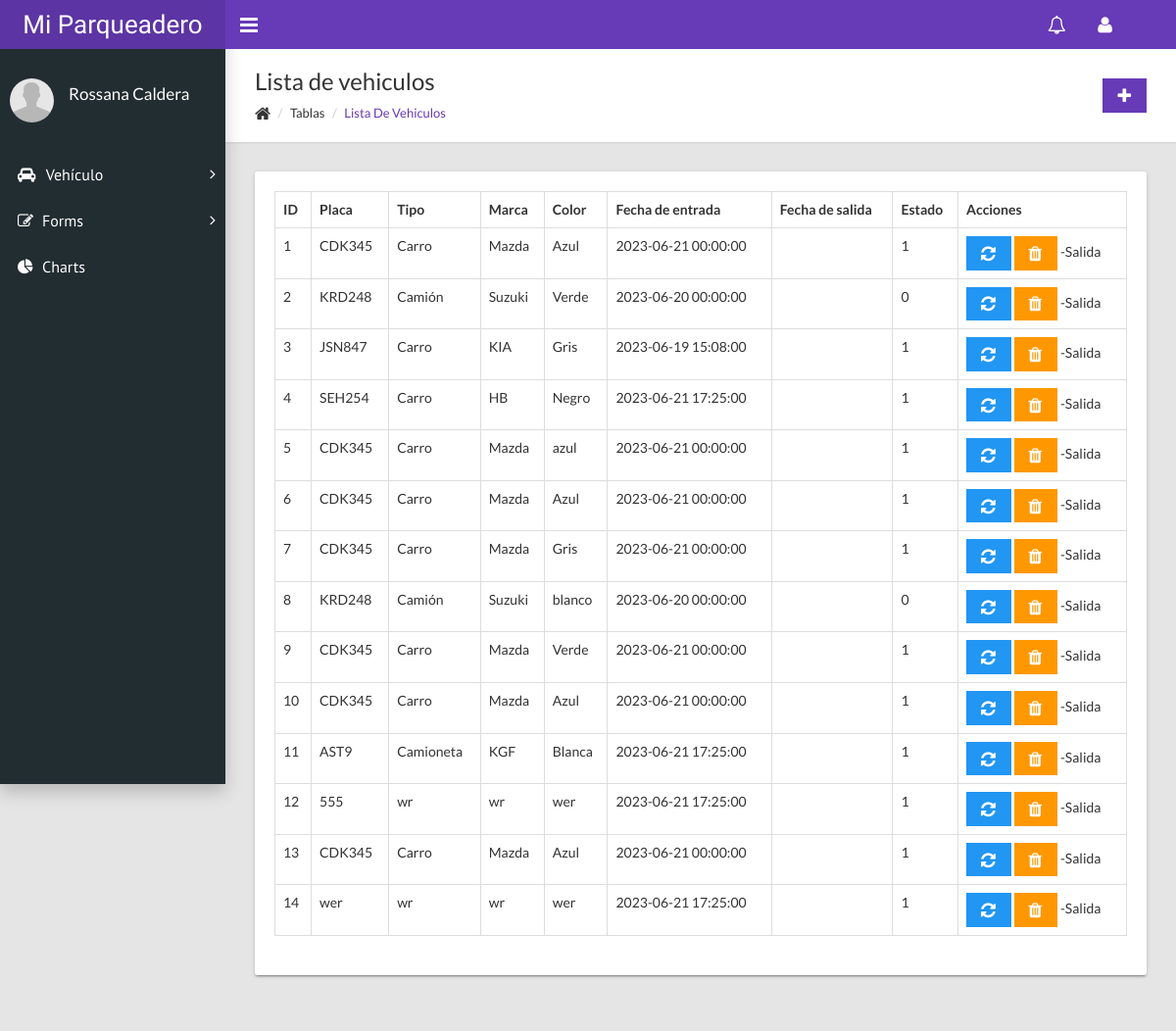
The page /?c=vehiculo (signed in) on the database its author committed.
### tables this page shows
CREATE TABLE `vehiculos` (
  `ve_id` int(11) NOT NULL,
  `ve_placa` varchar(10) NOT NULL,
  `ve_tipo` varchar(20) NOT NULL,
  `ve_marca` varchar(50) NOT NULL,
  `ve_entrada` datetime NOT NULL,
  `ve_salida` datetime DEFAULT NULL,
  `ve_color` varchar(50) NOT NULL,
  `ve_estado` int(2) NOT NULL
);

### controladores/vehiculo.controlador.php (called while the page is built, shortened)
<?php
require_once "modelos/vehiculo.php";
Class VehiculoControlador{
    public function __construct(){
        $this->modelo = new Vehiculo;
    }
    public function Inicio(){
        require_once "vistas/encabezado.php";
        require_once "vistas/pie.php";
        require_once "vistas/vehiculos/index.php";
    }
}

### modelos/basededatos.php (called while the page is built, shortened)
<?php
class BasedeDatos{
    public static function Conectar(){
        try{
            $conexion = new PDO("mysql:host=".self::servidor.";dbname=".
            self::nombrebd.";charset=utf8", self::usuariobd, self::clave);
            $conexion->setAttribute(PDO::ATTR_ERRMODE,PDO::ERRMODE_EXCEPTION);
            return $conexion;
        }catch(PDOException $e){
            return "Fallo".$e->getMessage();
        }
    }
}

### modelos/vehiculo.php (called while the page is built, shortened)
<?php
class Vehiculo{
    private $pdo;
    public function __CONSTRUCT(){
        $this->pdo = BasedeDatos::Conectar();
    }
    public function Listar(){
        try{
            $consulta=$this->pdo->prepare("SELECT * FROM
            vehiculos;");
            $consulta->execute();
            return $consulta->fetchAll(PDO::FETCH_OBJ);
        }catch(Exception $e){
            die($e->getMessage());
        }
    }
}

### vistas/vehiculos/index.php (the view)
<div class="content-wrapper">
        <div class="page-title">
          <div>
            <h1>Lista de vehiculos</h1>
            <ul class="breadcrumb side">
              <li><i class="fa fa-home fa-lg"></i></li>
              <li>Tablas</li>
              <li class="active"><a href="#">Lista de vehiculos</a></li>
            </ul>
          </div>
          <div><a class="btn btn-primary btn-flat" href="?c=vehiculo&a=FormCrear"><i class="fa fa-lg fa-plus"></i></a>
          </div>
        </div>
        <div class="row">
          <div class="col-md-12">
            <div class="card">
              <div class="card-body">
                <table class="table table-hover table-bordered" id="sampleTable">
                  <thead>
                    <tr>
                      <th>ID</th>
                      <th>Placa</th>
                      <th>Tipo</th>
                      <th>Marca</th>
                      <th>Color</th>
                      <th>Fecha de entrada</th>
                      <th>Fecha de salida</th>
                      <th>Estado</th>
                      <th>Acciones</th>
                    </tr>
                  </thead>
                  <tbody>
                <?php foreach($this->modelo->Listar() as $r):?>
                    <tr>
                      <td><?=$r->ve_id?></td>
                      <td><?=$r->ve_placa?></td>
                      <td><?=$r->ve_tipo?></td>
                      <td><?=$r->ve_marca?></td>
                      <td><?=$r->ve_color?></td>
                      <td><?=$r->ve_entrada?></td>
                      <td><?=$r->ve_salida?></td>
                      <td><?=$r->ve_estado?></td>
                      <td>
                        <a class="btn btn-info btn-flat" href="?c=vehiculo&a=FormCrear&id=<?=$r->ve_id?>"><i class="fa fa-lg fa-refresh"></i></a>
                        <a class="btn btn-warning btn-flat" href="#"><i class="fa fa-lg fa-trash"></i></a>
                        -Salida
                      </td>
                <?php endforeach;?>
                    </tr>
                  </tbody>
                </table>
              </div>
            </div>
          </div>
        </div>
      </div>

### index.php (shortened to what this page needs)
<?php
require_once "modelos/basededatos.php";
if(!isset($_GET['c'])){
    require_once "controladores/inicio.controlador.php";
    $controlador = new InicioControlador();
    call_user_func(array($controlador, "inicio"));
}else{
    $controlador = new $controlador;
    $accion = isset($_GET['a']) ? $_GET['a'] : "Inicio";
    call_user_func(array($controlador,$accion));
}

### vistas/encabezado.php (shortened to what this page needs)
<!DOCTYPE html>
<html>
  <head>
    <link rel="stylesheet" type="text/css" href="assets/css/main.css">
  </head>
  <body class="sidebar-mini fixed">
    <div class="wrapper">
      <header class="main-header hidden-print"><a class="logo" href="index.php">Mi Parqueadero</a>
        <nav class="navbar navbar-static-top">
          <a class="sidebar-toggle" href="#" data-toggle="offcanvas"></a>
          <div class="navbar-custom-menu">
            <ul class="top-nav">
              <li class="dropdown notification-menu"><a class="dropdown-toggle" href="#" data-toggle="dropdown" aria-expanded="false"><i class="fa fa-bell-o fa-lg"></i></a>
              </li>
              <li class="dropdown"><a class="dropdown-toggle" href="#" data-toggle="dropdown" role="button" aria-haspopup="true" aria-expanded="false"><i class="fa fa-user fa-lg"></i></a>
              </li>
            </ul>
          </div>
        </nav>
      </header>
      <aside class="main-sidebar hidden-print">
        <section class="sidebar">
          <div class="user-panel">
            <div class="pull-left image"><img class="img-circle" src="./assets/images/user.png" alt="User Image"></div>
            <div class="pull-left info">
              <p><?php
              echo $_SESSION["nombre"];
              ?></p>
            </div>
          </div>
          <ul class="sidebar-menu">
            <li class="treeview"><a href="#"><i class="fa fa-car"></i><span> Vehículo</span><i class="fa fa-angle-right"></i></a>
            </li>
            <li class="treeview"><a href="#"><i class="fa fa-edit"></i><span>Forms</span><i class="fa fa-angle-right"></i></a>
            </li>
            <li><a href="charts.html"><i class="fa fa-pie-chart"></i><span>Charts</span></a></li>
          </ul>
        </section>
      </aside>

### vistas/pie.php (shortened to what this page needs)
  </body>
</html>

### rows shown on the page
vehiculos: ve_id "1", ve_placa "CDK345", ve_tipo "Carro", ve_marca "Mazda", ve_color "Azul", ve_entrada "2023-06-21 00:00:00", ve_estado "1"
vehiculos: ve_id "2", ve_placa "KRD248", ve_tipo "Camión", ve_marca "Suzuki", ve_color "Verde", ve_entrada "2023-06-20 00:00:00", ve_estado "0"
vehiculos: ve_id "3", ve_placa "JSN847", ve_tipo "Carro", ve_marca "KIA", ve_color "Gris", ve_entrada "2023-06-19 15:08:00", ve_estado "1"
vehiculos: ve_id "4", ve_placa "SEH254", ve_tipo "Carro", ve_marca "HB", ve_color "Negro", ve_entrada "2023-06-21 17:25:00", ve_estado "1"
vehiculos: ve_id "5", ve_placa "CDK345", ve_tipo "Carro", ve_marca "Mazda", ve_color "azul", ve_entrada "2023-06-21 00:00:00", ve_estado "1"
vehiculos: ve_id "6", ve_placa "CDK345", ve_tipo "Carro", ve_marca "Mazda", ve_color "Azul", ve_entrada "2023-06-21 00:00:00", ve_estado "1"
vehiculos: ve_id "7", ve_placa "CDK345", ve_tipo "Carro", ve_marca "Mazda", ve_color "Gris", ve_entrada "2023-06-21 00:00:00", ve_estado "1"
vehiculos: ve_id "8", ve_placa "KRD248", ve_tipo "Camión", ve_marca "Suzuki", ve_color "blanco", ve_entrada "2023-06-20 00:00:00", ve_estado "0"
vehiculos: ve_id "9", ve_placa "CDK345", ve_tipo "Carro", ve_marca "Mazda", ve_color "Verde", ve_entrada "2023-06-21 00:00:00", ve_estado "1"
vehiculos: ve_id "10", ve_placa "CDK345", ve_tipo "Carro", ve_marca "Mazda", ve_color "Azul", ve_entrada "2023-06-21 00:00:00", ve_estado "1"
vehiculos: ve_id "11", ve_placa "AST9", ve_tipo "Camioneta", ve_marca "KGF", ve_color "Blanca", ve_entrada "2023-06-21 17:25:00", ve_estado "1"
vehiculos: ve_id "12", ve_placa "555", ve_tipo "wr", ve_marca "wr", ve_color "wer", ve_entrada "2023-06-21 17:25:00", ve_estado "1"
vehiculos: ve_id "13", ve_placa "CDK345", ve_tipo "Carro", ve_marca "Mazda", ve_color "Azul", ve_entrada "2023-06-21 00:00:00", ve_estado "1"
vehiculos: ve_id "14", ve_placa "wer", ve_tipo "wr", ve_marca "wr", ve_color "wer", ve_entrada "2023-06-21 17:25:00", ve_estado "1"

### other values the page prints
$_SESSION["nombre"] "Rossana Caldera"
